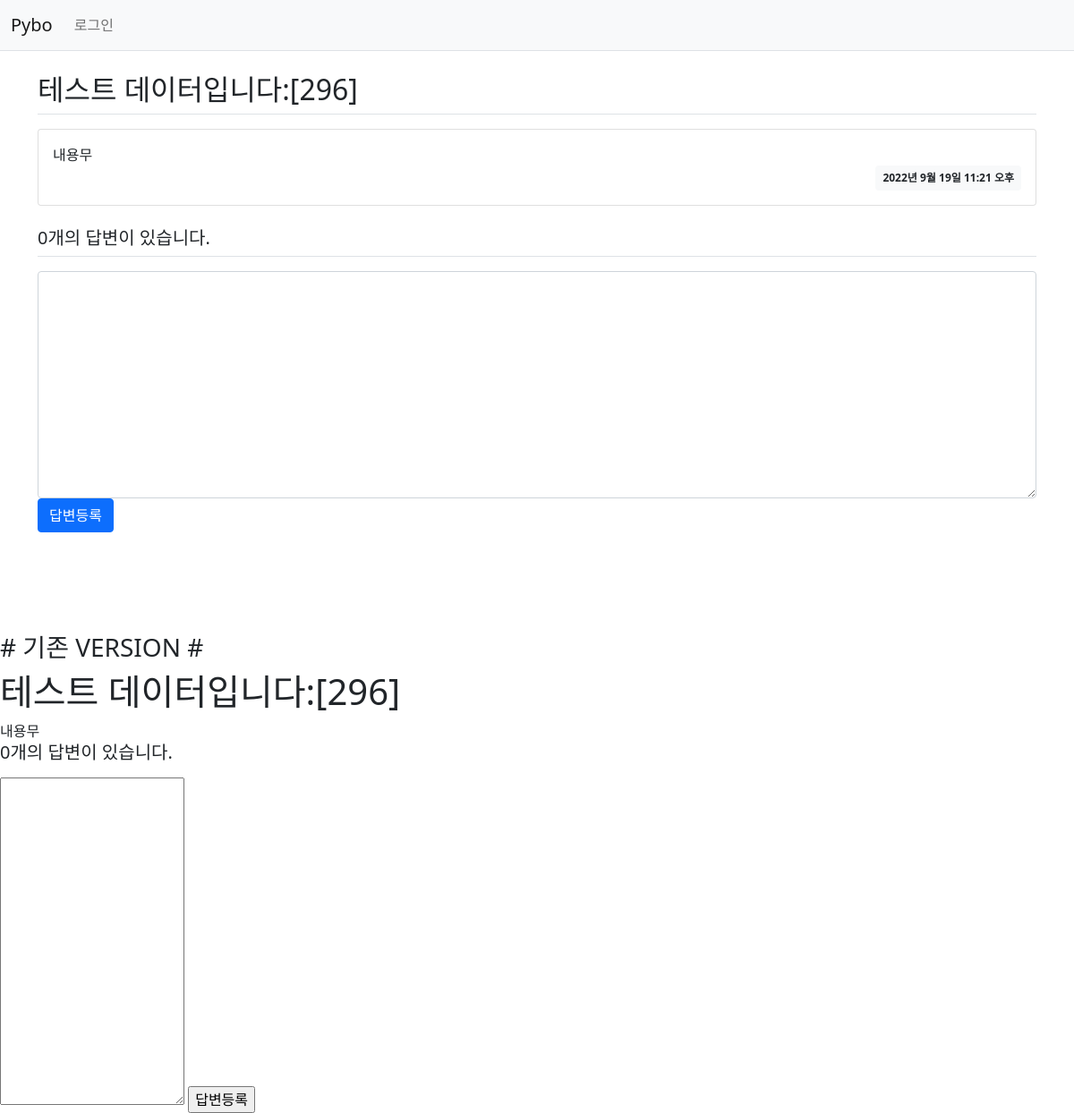
Screenshot of /pybo/302/ with the database file from the repository.
### pybo/models.py (models this page shows, shortened)
class Question(models.Model):
    subject = models.CharField(max_length=200)
    content = models.TextField()
    create_date = models.DateTimeField()

### pybo/views.py (the view)
# urls.py: path('<int:question_id>/', views.detail, name='detail'),
def detail(request, question_id):
    question = get_object_or_404(Question, pk=question_id)
    '''
     무리해서 30호출 시 :Page not found (404) ___  No Question matches the given query.
     이번에는 500 대신 404 오류 페이지가 출력되는 것을 확인할 수 있다.
    '''
    '''

     무리해서 30호출 시 :  DoesNotExist at /pybo/30/ ___  Question matching query does not exist.
    '''
    print('detail 수행 한다 :  '+str(question_id))
    context = {'question': question}
    return render(request, 'pybo/question_detail.html', context)

### templates/pybo/question_detail.html (shortened to what this page needs)
{% extends 'base.html' %}
{% block content %}
<div class="container my-3">
    <h2 class="border-bottom py-2">{{ question.subject }}</h2>
    <div class="card my-3">
        <div class="card-body">
            <div class="card-text" style="white-space: pre-line;">{{ question.content }}</div>
            <div class="d-flex justify-content-end">
                <div class="badge bg-light text-dark p-2">
                    {{ question.create_date }}
                </div>
            </div>
        </div>
    </div>
    <h5 class="border-bottom my-3 py-2">{{question.answer_set.count}}개의 답변이 있습니다.</h5>
    <form action="{% url 'pybo:answer_create' question.id %}" method="post" class="my-3">
        <div class="form-group">
            <textarea name="content" id="content" class="form-control" rows="10"></textarea>
        </div>
        <input type="submit" value="답변등록" class="btn btn-primary">
    </form>
</div>
<br>
<br>
<br>
<br>
<h3># 기존 VERSION #</h3>
{% load static %}
<link rel="stylesheet" type="text/css" href="{% static 'style.css' %}">
<h1>{{ question.subject }}</h1>
<div>
    {{ question.content }}
</div>
<h5>{{ question.answer_set.count }}개의 답변이 있습니다.</h5>
<form action="{% url 'pybo:answer_create' question.id %}" method="post">
<textarea name="content" id="contentOld" rows="15"></textarea>
<input type="submit" value="답변등록">
</form>
{% endblock %}

### rows the page displays
Question: subject "테스트 데이터입니다:[296]", content "내용무", create_date "2022년 9월 19일 11:21 오후", answer_set.count "0"
